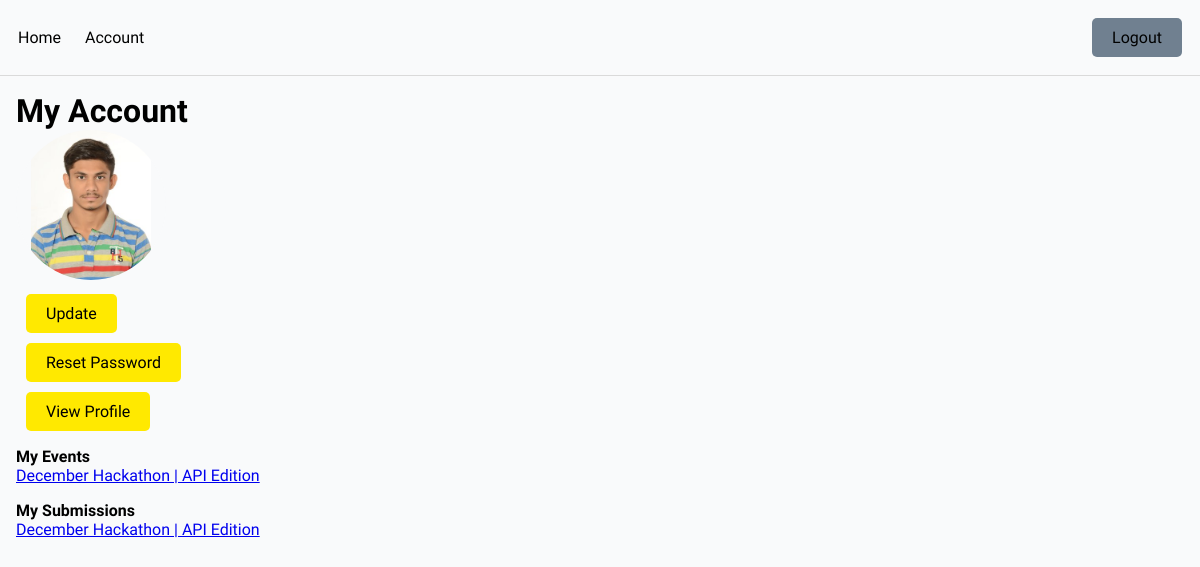
Screenshot of /account/ (signed in) with the database file from the repository.
### base/models.py (models this page shows, shortened)
class User(AbstractUser):
    name = models.CharField(max_length=200, null=True)
    email = models.EmailField(unique=True)
    bio = models.TextField(blank=True, null=True)
    hackathon_participant = models.BooleanField(default=True, null=True)
    avatar = models.ImageField(default='avatar.png')
    id = models.UUIDField(default=uuid.uuid4, unique=True, primary_key=True, editable=False)
    USERNAME_FIELD = 'email'
    REQUIRED_FIELDS = ['username']
    linkedin = models.URLField(max_length=500, blank=True, null=True)
    facebook = models.URLField(max_length=500, blank=True, null=True)
    github = models.URLField(max_length=500, blank=True, null=True)
    website = models.URLField(max_length=500, blank=True, null=True)
    twitter = models.URLField(max_length=500, blank=True, null=True)

class Event(models.Model):
    name = models.CharField(max_length=200)
    description = models.TextField(null=True, blank=True)
    participants = models.ManyToManyField(User, blank=True, related_name='events')
    start_date = models.DateTimeField(null=True)
    end_date = models.DateTimeField(null=True)
    registration_deadline = models.DateTimeField(null=True)
    updated = models.DateTimeField(auto_now=True)
    created = models.DateTimeField(auto_now_add=True)
    id = models.UUIDField(default=uuid.uuid4, unique=True, primary_key=True, editable=False)

class Submission(models.Model):
    participant = models.ForeignKey(User, on_delete=models.SET_NULL, null=True, related_name='submissions')
    event = models.ForeignKey(Event, on_delete=models.SET_NULL, null=True)
    details = models.TextField(null=True, blank=True)
    id = models.UUIDField(default=uuid.uuid4, unique=True, primary_key=True, editable=False)

### base/views.py (the view)
# urls.py: path('account/', views.account_page, name="account"),
@login_required(login_url='/login')
def account_page(request):
    user = request.user
    context = {'user':user}
    return render(request, 'base/account.html', context)

### base/templates/base/account.html
{% extends 'base/main.html' %}
{% block content %}
    <div class="section">
        <h1>My Account</h1>
        <img class="user-avatar--lg" src="{{user.avatar.url}}" />
        <a class="btn btn--warning" href="{% url 'update-account' %}">Update</a>
        <a class="btn btn--warning" href="{% url 'reset-password' %}">Reset Password</a>
        <a class="btn btn--warning" href="{% url 'profile' user.id %}">View Profile</a>
    </div>
    <div class="section" id="events--lists">
        <h4>My Events</h4>
        {% for event in user.events.all %}
            <a href="{% url 'event' event.id %}">
                <div>
                    {{event.name}}
                </div>
            </a>
        {% empty %}
            <p>You haven't registered for any event </p>
        {% endfor %}
    </div>
    <div class="section" id="submissions--lists">
        <h4>My Submissions</h4>
        {% for sub in user.submissions.all %}
            <a href="{% url 'update-submission' sub.id %}">
                <div>
                    {{sub.event.name}}
                </div>
            </a>
        {% empty %}
            <p>You don't have submitted any projects yet</p>
        {% endfor %}
    </div>
{% endblock content %}

### base/templates/base/main.html (shortened to what this page needs)
<!DOCTYPE html>
{% load static %}
<html lang="en">
<head>
    <link rel="stylesheet" href="{% static 'css/main.css' %}">
</head>
<body>
    {% include 'base/navbar.html' %}
    <div class="container--main">
    {% block content %}
    {% endblock content %}
    </div>
</body>
</html>

### base/templates/base/navbar.html
<nav>
    <div>
        <a href="{% url 'home' %}">Home</a>
        {% if request.user.is_authenticated %}
            <a href="{% url 'account' %}">Account</a>
        {% endif %}
    </div>
    <div>
        {% if request.user.is_authenticated %}
        <a class="btn" href="{% url 'logout' %}">Logout</a>
        {% else %}
            <a class="btn btn--primary" href="{% url 'login' %}">Login</a>
        {% endif %}
    </div>
</nav>

### base/static/css/main.css (style rules this page uses)
* { box-sizing: border-box; margin: 0; padding: 0; font-family: 'Readex Pro'; background-color: rgb(249, 250, 251); }
.section { margin: 1em 0; }
nav { display: flex; justify-content: space-between; align-items: center; width: 100%; padding: 0.5em; border-bottom: 1px solid rgb(218, 218, 218); }
nav a { text-decoration: none; color: black; margin: 0 10px; }
.user-avatar--lg { height: 150px; width: 150px; object-fit: contain; border-radius: 60%; }
.btn { padding: 10px 20px; border-radius: 5px; text-decoration: none; background-color: slategrey; color: black; display: block; width: fit-content; margin: 10px; border: none; }
.btn--warning { background-color: #ffe900; }
.container--main { width: 1200px; margin: 0 auto; padding: 0 1em; }
@media (max-width:1200px) { .container--main { width: 100%; } }

### rows the page displays
User: avatar (picture)
Event: name "December Hackathon | API Edition"
Submission: event.name "December Hackathon | API Edition"
